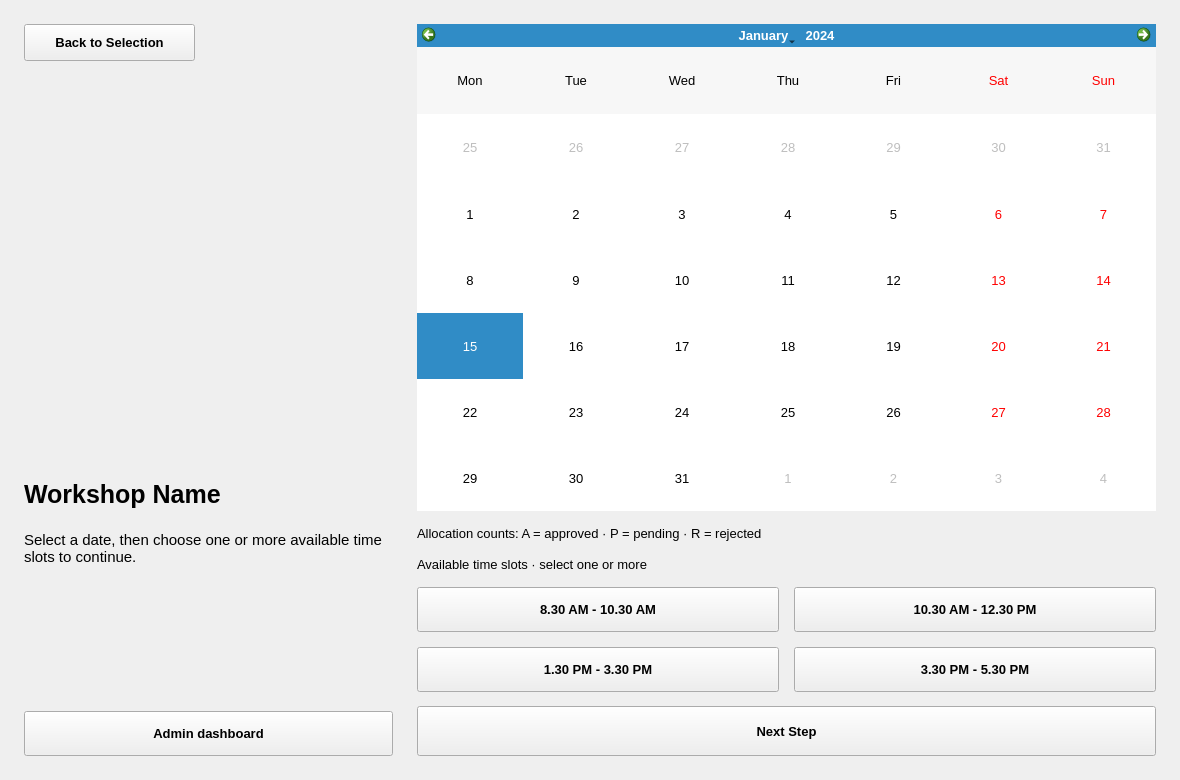
<?xml version="1.0" encoding="UTF-8"?>
<ui version="4.0">
 <class>page2Widget</class>
 <widget class="QWidget" name="page2Widget">
  <property name="geometry">
   <rect>
    <x>0</x>
    <y>0</y>
    <width>1180</width>
    <height>780</height>
   </rect>
  </property>
  <property name="font">
   <font>
    <family>Segoe UI</family>
    <pointsize>10</pointsize>
    <bold>false</bold>
   </font>
  </property>
  <property name="styleSheet">
   <string notr="true">QWidget { color:#17243B;   }QMainWindow, QStackedWidget, QWidget#page0Widget, QWidget#page1Widget, QWidget#page2Widget, QWidget#page3Widget, QWidget#page4Widget { background:#F4F7FB; }QScrollArea { border:none; background:transparent; } QScrollArea &gt; QWidget &gt; QWidget { background:#F4F7FB; }QScrollArea#cardsScrollArea &gt; QWidget, QWidget#cardsScrollContents { background:transparent; }QLabel { background:transparent; }QLabel#welcomeTitle { color:#52647D;   }QLabel#syncLabTitle {   }QLabel#syncLabSubtitle {   }QLabel#welcomeDesc, QLabel#selectedDescLabel2, QLabel#adminWsDescLbl { color:#52647D;  }QLabel#selectTitleLabel, QLabel#selectedNameLabel2, QLabel#confirmTitleLbl, QLabel#adminWsTitleLbl {   }QLineEdit, QTextEdit, QComboBox { background:#FFFFFF; border:1px solid #D4DEEB; border-radius:7px; padding:8px; selection-background-color:#2563EB; selection-color:white; }QLineEdit:focus, QTextEdit:focus, QComboBox:focus { border:1px solid #2563EB; }QComboBox QAbstractItemView { background:#FFFFFF; color:#17243B; selection-background-color:#2563EB; selection-color:white; }QPushButton { background:#FFFFFF; color:#17243B; border:1px solid #D4DEEB; border-radius:8px; padding:9px 14px;  }QPushButton:hover, QPushButton:focus { background:#EAF2FF; border-color:#2563EB; }QPushButton:pressed { border:2px solid #2563EB; }QPushButton#allocateNowBtn, QPushButton#nextBtn, QPushButton#nextTo3Btn, QPushButton#submitBtn, QPushButton#updateBtn { background:#2563EB; color:white; border:1px solid #2563EB; }QPushButton#allocateNowBtn:hover, QPushButton#nextBtn:hover, QPushButton#nextTo3Btn:hover, QPushButton#submitBtn:hover, QPushButton#updateBtn:hover { background:#1D4ED8; }QPushButton#deleteBtn, QPushButton#adminDelBtn { color:#BE123C; }QPushButton[timeSlot=true] { padding:10px 8px; }QPushButton:checked { background:#2563EB; color:white; border-color:#2563EB; }QPushButton:disabled { background:#F4F7FB; color:#52647D; border:1px solid #D4DEEB; }QPushButton#allocateNowBtn:disabled, QPushButton#nextBtn:disabled, QPushButton#nextTo3Btn:disabled, QPushButton#submitBtn:disabled, QPushButton#updateBtn:disabled, QPushButton#deleteBtn:disabled, QPushButton#adminDelBtn:disabled { background:#F4F7FB; color:#52647D; border:1px solid #D4DEEB; }QFrame#summaryBox { background:#EAF2FF; border:1px solid #D4DEEB; border-radius:10px; }QLabel#summaryDateLbl { color:#2563EB;  }QTableWidget { background:#FFFFFF; alternate-background-color:#F4F7FB; border:1px solid #D4DEEB; gridline-color:#D4DEEB; selection-background-color:#EAF2FF; selection-color:#17243B; }QHeaderView::section { font-weight:600; background:#EAF2FF; color:#17243B; border:none; padding:10px;  }QTableWidget QLineEdit, QTableWidget QComboBox { padding:4px; border-radius:4px; }QCalendarWidget { background:#FFFFFF; border:1px solid #D4DEEB; border-radius:8px; }QCalendarWidget QWidget#qt_calendar_navigationbar { background:#2563EB; }QCalendarWidget QToolButton { font-weight:600; color:white; background:transparent; padding:6px;  }QCalendarWidget QMenu, QCalendarWidget QSpinBox { background:#FFFFFF; color:#17243B; }QCalendarWidget QAbstractItemView { background:#FFFFFF; color:#17243B; selection-background-color:#2563EB; selection-color:white; outline:0; }QToolTip { background:#FFFFFF; color:#17243B; border:1px solid #D4DEEB; padding:6px; }</string>
  </property>
  <widget class="QPushButton" name="backTo1Btn">
   <property name="geometry">
    <rect>
     <x>24</x>
     <y>24</y>
     <width>171</width>
     <height>37</height>
    </rect>
   </property>
   <property name="font">
    <font>
     <family>Segoe UI</family>
     <pointsize>10</pointsize>
     <bold>true</bold>
    </font>
   </property>
   <property name="cursor">
    <cursorShape>PointingHandCursor</cursorShape>
   </property>
   <property name="text">
    <string>Back to Selection</string>
   </property>
  </widget>
  <widget class="QLabel" name="selectedImgLabel2">
   <property name="geometry">
    <rect>
     <x>24</x>
     <y>290</y>
     <width>251</width>
     <height>160</height>
    </rect>
   </property>
   <property name="font">
    <font>
     <family>Segoe UI</family>
     <pointsize>10</pointsize>
     <bold>false</bold>
    </font>
   </property>
   <property name="textFormat">
    <enum>Qt::TextFormat::PlainText</enum>
   </property>
   <property name="alignment">
    <set>Qt::AlignmentFlag::AlignCenter</set>
   </property>
  </widget>
  <widget class="QLabel" name="selectedNameLabel2">
   <property name="geometry">
    <rect>
     <x>24</x>
     <y>480</y>
     <width>369</width>
     <height>51</height>
    </rect>
   </property>
   <property name="font">
    <font>
     <family>Segoe UI</family>
     <pointsize>19</pointsize>
     <bold>true</bold>
    </font>
   </property>
   <property name="text">
    <string>Workshop Name</string>
   </property>
   <property name="textFormat">
    <enum>Qt::TextFormat::PlainText</enum>
   </property>
   <property name="alignment">
    <set>Qt::AlignmentFlag::AlignLeading|Qt::AlignmentFlag::AlignLeft|Qt::AlignmentFlag::AlignTop</set>
   </property>
   <property name="wordWrap">
    <bool>true</bool>
   </property>
  </widget>
  <widget class="QLabel" name="selectedDescLabel2">
   <property name="geometry">
    <rect>
     <x>24</x>
     <y>531</y>
     <width>369</width>
     <height>105</height>
    </rect>
   </property>
   <property name="font">
    <font>
     <family>Segoe UI</family>
     <pointsize>11</pointsize>
     <bold>false</bold>
    </font>
   </property>
   <property name="text">
    <string>Select a date, then choose one or more available time slots to continue.</string>
   </property>
   <property name="textFormat">
    <enum>Qt::TextFormat::PlainText</enum>
   </property>
   <property name="alignment">
    <set>Qt::AlignmentFlag::AlignLeading|Qt::AlignmentFlag::AlignLeft|Qt::AlignmentFlag::AlignTop</set>
   </property>
   <property name="wordWrap">
    <bool>true</bool>
   </property>
  </widget>
  <widget class="QPushButton" name="adminBtn2">
   <property name="geometry">
    <rect>
     <x>24</x>
     <y>711</y>
     <width>369</width>
     <height>45</height>
    </rect>
   </property>
   <property name="font">
    <font>
     <family>Segoe UI</family>
     <pointsize>10</pointsize>
     <bold>true</bold>
    </font>
   </property>
   <property name="cursor">
    <cursorShape>PointingHandCursor</cursorShape>
   </property>
   <property name="text">
    <string>Admin dashboard</string>
   </property>
  </widget>
  <widget class="CustomCalendarWidget" name="calendar">
   <property name="geometry">
    <rect>
     <x>417</x>
     <y>24</y>
     <width>739</width>
     <height>487</height>
    </rect>
   </property>
   <property name="font">
    <font>
     <family>Segoe UI</family>
     <pointsize>10</pointsize>
     <bold>false</bold>
    </font>
   </property>
   <property name="verticalHeaderFormat">
    <enum>QCalendarWidget::VerticalHeaderFormat::NoVerticalHeader</enum>
   </property>
  </widget>
  <widget class="QLabel" name="calendarLegend">
   <property name="geometry">
    <rect>
     <x>417</x>
     <y>525</y>
     <width>739</width>
     <height>17</height>
    </rect>
   </property>
   <property name="font">
    <font>
     <family>Segoe UI</family>
     <pointsize>10</pointsize>
     <bold>false</bold>
    </font>
   </property>
   <property name="text">
    <string>Allocation counts: A = approved · P = pending · R = rejected</string>
   </property>
   <property name="wordWrap">
    <bool>true</bool>
   </property>
  </widget>
  <widget class="QLabel" name="timeSlotsLabel">
   <property name="geometry">
    <rect>
     <x>417</x>
     <y>556</y>
     <width>739</width>
     <height>17</height>
    </rect>
   </property>
   <property name="font">
    <font>
     <family>Segoe UI</family>
     <pointsize>10</pointsize>
     <bold>false</bold>
    </font>
   </property>
   <property name="text">
    <string>Available time slots · select one or more</string>
   </property>
   <property name="wordWrap">
    <bool>true</bool>
   </property>
  </widget>
  <widget class="QPushButton" name="timeBtn1">
   <property name="geometry">
    <rect>
     <x>417</x>
     <y>587</y>
     <width>362</width>
     <height>45</height>
    </rect>
   </property>
   <property name="font">
    <font>
     <family>Segoe UI</family>
     <pointsize>10</pointsize>
     <bold>true</bold>
    </font>
   </property>
   <property name="cursor">
    <cursorShape>PointingHandCursor</cursorShape>
   </property>
   <property name="toolTip">
    <string>Choose this time slot. You may select more than one.</string>
   </property>
   <property name="text">
    <string>8.30 AM - 10.30 AM</string>
   </property>
   <property name="checkable">
    <bool>true</bool>
   </property>
   <property name="timeSlot" stdset="0">
    <bool>true</bool>
   </property>
  </widget>
  <widget class="QPushButton" name="timeBtn2">
   <property name="geometry">
    <rect>
     <x>794</x>
     <y>587</y>
     <width>362</width>
     <height>45</height>
    </rect>
   </property>
   <property name="font">
    <font>
     <family>Segoe UI</family>
     <pointsize>10</pointsize>
     <bold>true</bold>
    </font>
   </property>
   <property name="cursor">
    <cursorShape>PointingHandCursor</cursorShape>
   </property>
   <property name="toolTip">
    <string>Choose this time slot. You may select more than one.</string>
   </property>
   <property name="text">
    <string>10.30 AM - 12.30 PM</string>
   </property>
   <property name="checkable">
    <bool>true</bool>
   </property>
   <property name="timeSlot" stdset="0">
    <bool>true</bool>
   </property>
  </widget>
  <widget class="QPushButton" name="timeBtn3">
   <property name="geometry">
    <rect>
     <x>417</x>
     <y>647</y>
     <width>362</width>
     <height>45</height>
    </rect>
   </property>
   <property name="font">
    <font>
     <family>Segoe UI</family>
     <pointsize>10</pointsize>
     <bold>true</bold>
    </font>
   </property>
   <property name="cursor">
    <cursorShape>PointingHandCursor</cursorShape>
   </property>
   <property name="toolTip">
    <string>Choose this time slot. You may select more than one.</string>
   </property>
   <property name="text">
    <string>1.30 PM - 3.30 PM</string>
   </property>
   <property name="checkable">
    <bool>true</bool>
   </property>
   <property name="timeSlot" stdset="0">
    <bool>true</bool>
   </property>
  </widget>
  <widget class="QPushButton" name="timeBtn4">
   <property name="geometry">
    <rect>
     <x>794</x>
     <y>647</y>
     <width>362</width>
     <height>45</height>
    </rect>
   </property>
   <property name="font">
    <font>
     <family>Segoe UI</family>
     <pointsize>10</pointsize>
     <bold>true</bold>
    </font>
   </property>
   <property name="cursor">
    <cursorShape>PointingHandCursor</cursorShape>
   </property>
   <property name="toolTip">
    <string>Choose this time slot. You may select more than one.</string>
   </property>
   <property name="text">
    <string>3.30 PM - 5.30 PM</string>
   </property>
   <property name="checkable">
    <bool>true</bool>
   </property>
   <property name="timeSlot" stdset="0">
    <bool>true</bool>
   </property>
  </widget>
  <widget class="QPushButton" name="nextTo3Btn">
   <property name="geometry">
    <rect>
     <x>417</x>
     <y>706</y>
     <width>739</width>
     <height>50</height>
    </rect>
   </property>
   <property name="font">
    <font>
     <family>Segoe UI</family>
     <pointsize>10</pointsize>
     <bold>true</bold>
    </font>
   </property>
   <property name="cursor">
    <cursorShape>PointingHandCursor</cursorShape>
   </property>
   <property name="text">
    <string>Next Step</string>
   </property>
  </widget>
 </widget>
 <customwidgets>
  <customwidget>
   <class>CustomCalendarWidget</class>
   <extends>QCalendarWidget</extends>
   <header>customcalendarwidget.h</header>
  </customwidget>
 </customwidgets>
 <resources/>
 <connections/>
</ui>
